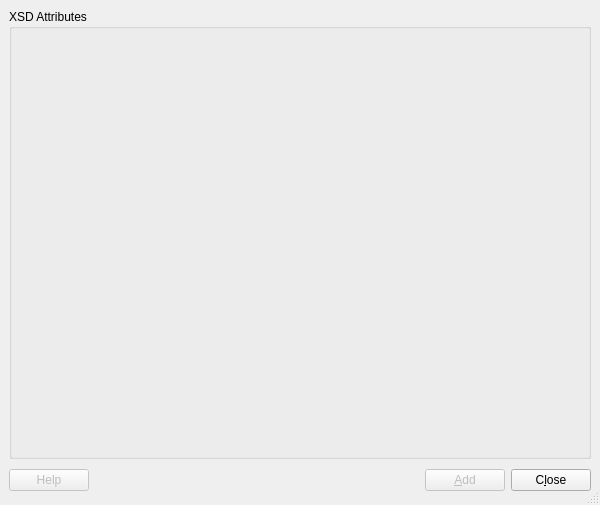
<ui version="4.0" >
 <author></author>
 <comment></comment>
 <exportmacro></exportmacro>
 <class>QgsXsdFormBase</class>
 <widget class="QDialog" name="QgsXsdFormBase" >
  <property name="geometry" >
   <rect>
    <x>0</x>
    <y>0</y>
    <width>600</width>
    <height>505</height>
   </rect>
  </property>
  <property name="windowTitle" >
   <string>XSD-Aware Form Experiment</string>
  </property>
  <property name="windowIcon" >
   <iconset/>
  </property>
  <property name="sizeGripEnabled" >
   <bool>true</bool>
  </property>
  <property name="modal" >
   <bool>true</bool>
  </property>
  <layout class="QGridLayout" >
   <property name="margin" >
    <number>9</number>
   </property>
   <property name="spacing" >
    <number>6</number>
   </property>
   <item row="4" column="3" >
    <widget class="QPushButton" name="btnCancel" >
     <property name="text" >
      <string>C&amp;lose</string>
     </property>
     <property name="shortcut" >
      <string>Alt+L</string>
     </property>
     <property name="autoDefault" >
      <bool>true</bool>
     </property>
    </widget>
   </item>
   <item row="4" column="0" >
    <widget class="QPushButton" name="btnHelp" >
     <property name="enabled" >
      <bool>false</bool>
     </property>
     <property name="text" >
      <string>Help</string>
     </property>
     <property name="shortcut" >
      <string>F1</string>
     </property>
     <property name="autoDefault" >
      <bool>true</bool>
     </property>
    </widget>
   </item>
   <item row="4" column="1" >
    <spacer>
     <property name="orientation" >
      <enum>Qt::Horizontal</enum>
     </property>
     <property name="sizeType" >
      <enum>QSizePolicy::Expanding</enum>
     </property>
     <property name="sizeHint" >
      <size>
       <width>284</width>
       <height>31</height>
      </size>
     </property>
    </spacer>
   </item>
   <item row="4" column="2" >
    <widget class="QPushButton" name="btnAdd" >
     <property name="enabled" >
      <bool>false</bool>
     </property>
     <property name="text" >
      <string>&amp;Add</string>
     </property>
     <property name="shortcut" >
      <string>Alt+A</string>
     </property>
     <property name="autoDefault" >
      <bool>true</bool>
     </property>
     <property name="default" >
      <bool>true</bool>
     </property>
    </widget>
   </item>
   <item row="0" column="0" colspan="4" >
    <widget class="QGroupBox" name="GroupBox1" >
     <property name="title" >
      <string>XSD Attributes</string>
     </property>
     <layout class="QGridLayout" >
      <property name="margin" >
       <number>9</number>
      </property>
      <property name="spacing" >
       <number>6</number>
      </property>
     </layout>
    </widget>
   </item>
  </layout>
 </widget>
 <layoutdefault spacing="6" margin="11" />
 <pixmapfunction></pixmapfunction>
 <tabstops>
  <tabstop>btnAdd</tabstop>
  <tabstop>btnCancel</tabstop>
  <tabstop>btnHelp</tabstop>
 </tabstops>
 <resources/>
 <connections/>
</ui>
